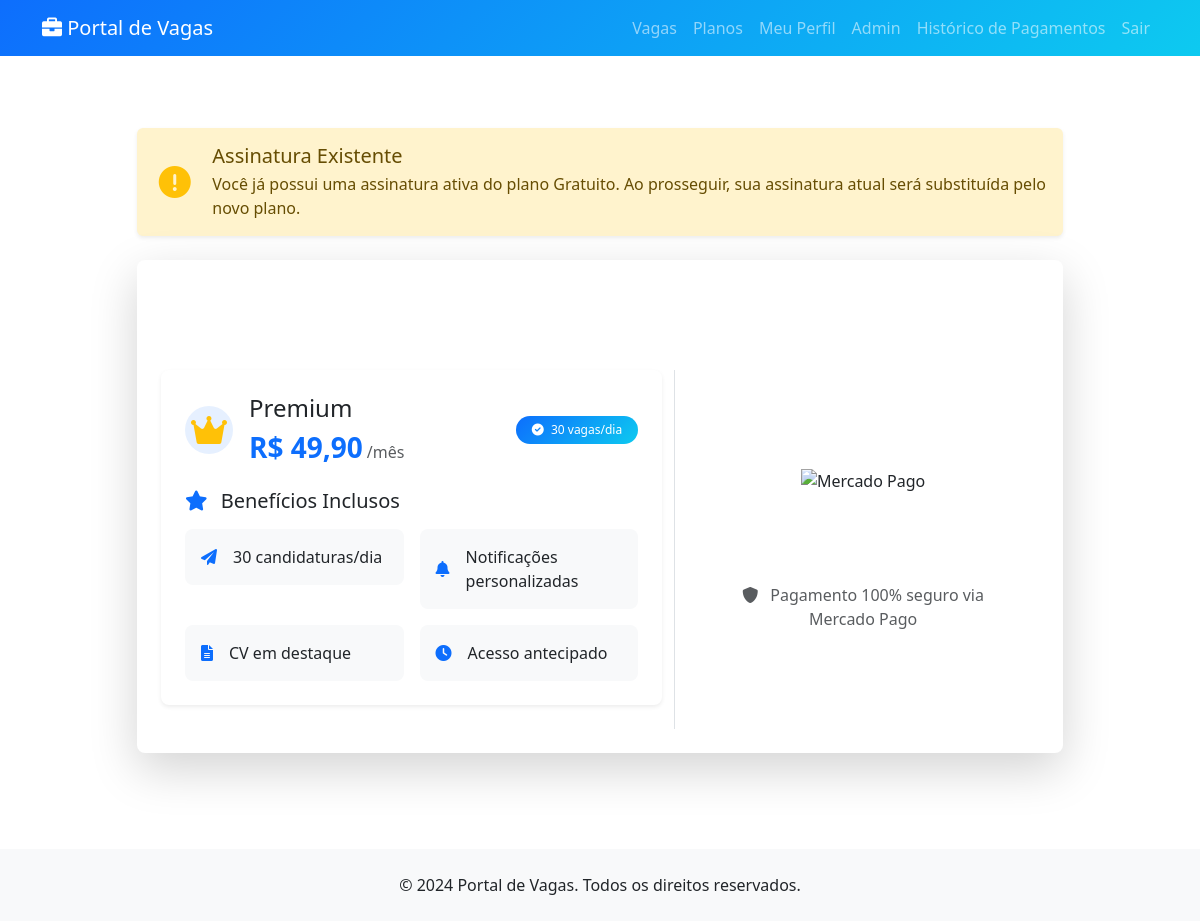
Page /planos/checkout/12/ (signed in) on the committed database.
### jobs/models.py (models this page shows, shortened)
class Assinatura(models.Model):
    user = models.ForeignKey(User, on_delete=models.CASCADE)
    plano = models.ForeignKey('Plano', on_delete=models.CASCADE)
    data_inicio = models.DateTimeField(auto_now_add=True)
    data_fim = models.DateTimeField()
    ativa = models.BooleanField(default=True)
    renovacao_automatica = models.BooleanField(default=True)
    ultima_renovacao = models.DateTimeField(null=True, blank=True)
    proxima_cobranca = models.DateTimeField(null=True, blank=True)

class Plano(models.Model):
    NIVEL_CHOICES = (
        ('free', 'Gratuito'),
        ('basic', 'Básico'),
        ('premium', 'Premium'),
        ('enterprise', 'Empresarial'),
    )
    nome = models.CharField(max_length=100)
    nivel = models.CharField(max_length=20, choices=NIVEL_CHOICES)
    preco = models.DecimalField(max_digits=10, decimal_places=2)
    descricao = models.TextField()
    vagas_por_dia = models.IntegerField(default=3)  # Número de vagas que pode se candidatar por dia
    destaque_cv = models.BooleanField(default=False)  # CV aparece primeiro para as empresas
    acesso_antecipado = models.BooleanField(default=False)  # Acesso a vagas antes dos outros
    contato_direto = models.BooleanField(default=False)  # Contato direto com recrutadores
    notificacoes = models.BooleanField(default=False)  # Notificações de novas vagas
    mentoria = models.BooleanField(default=False)  # Acesso a mentoria de carreira

### jobs/views.py (the view)
# urls.py: path('planos/checkout/<int:plano_id>/', views.checkout, name='checkout'),
@login_required
def checkout(request, plano_id):
    try:
        plano = get_object_or_404(Plano, id=plano_id)
        assinatura_existente = Assinatura.objects.filter(
            user=request.user,
            ativa=True
        ).first()
        if plano.preco == 0:
            if request.method == 'POST':
                pass
            return render(request, 'jobs/checkout.html', {
                'plano': plano,
                'assinatura_existente': assinatura_existente
            })
        else:
            mp_service = MercadoPagoService()
            preference = mp_service.criar_preferencia(plano, request)
            return render(request, 'jobs/checkout.html', {
                'plano': plano,
                'assinatura_existente': assinatura_existente,
                'public_key': settings.MERCADO_PAGO_PUBLIC_KEY,
                'preference_id': preference['id']
            })
    except Exception as e:
        messages.error(request, 'Ocorreu um erro ao processar o checkout. Tente novamente.')
        return redirect('planos')

### jobs/templates/jobs/checkout.html (shortened to what this page needs)
{% extends 'base.html' %}
{% block content %}
<div class="container py-5">
    <div class="row justify-content-center">
        <div class="col-md-10">
            {% if assinatura_existente %}
            <div class="alert alert-warning mb-4 border-0 shadow-sm">
                <div class="d-flex align-items-center">
                    <div class="alert-icon me-3">
                        <i class="fas fa-exclamation-circle fa-2x text-warning"></i>
                    </div>
                    <div>
                        <h5 class="mb-1">Assinatura Existente</h5>
                        <p class="mb-0">Você já possui uma assinatura ativa do plano {{ assinatura_existente.plano.nome }}.
                        Ao prosseguir, sua assinatura atual será substituída pelo novo plano.</p>
                    </div>
                </div>
            </div>
            {% endif %}
            <div class="card shadow-lg border-0 rounded-3 overflow-hidden">
                <div class="card-header bg-gradient text-white p-4 border-0">
                    <h2 class="text-center mb-0 d-flex align-items-center justify-content-center">
                        <i class="fas {% if plano.preco == 0 %}fa-gift{% else %}fa-shopping-cart{% endif %} me-3"></i>
                    </h2>
                </div>
                <div class="card-body p-4">
                    <div class="row">
                        <div class="col-lg-7 {% if plano.preco > 0 %}border-end{% endif %}">
                            <div class="card shadow-sm border-0 rounded-3 mb-4">
                                <div class="card-body p-4">
                                    <div class="d-flex align-items-center mb-4">
                                        <div class="plan-icon me-3">
                                            {% if plano.nome == 'Premium' %}
                                                <i class="fas fa-crown fa-2x text-warning"></i>
                                            {% elif plano.nome == 'Empresarial' %}
                                                <i class="fas fa-building fa-2x text-primary"></i>
                                            {% else %}
                                                <i class="fas fa-star fa-2x text-primary"></i>
                                            {% endif %}
                                        </div>
                                        <div>
                                            <h3 class="h4 mb-2">{{ plano.nome }}</h3>
                                            <div class="pricing">
                                                <span class="h3 fw-bold text-primary mb-0">R$ {{ plano.preco|floatformat:2 }}</span>
                                                <span class="text-muted">/mês</span>
                                            </div>
                                        </div>
                                        <div class="ms-auto">
                                            <span class="badge bg-primary rounded-pill px-3 py-2">
                                                <i class="fas fa-check-circle me-1"></i>
                                                {{ plano.vagas_por_dia }} vagas/dia
                                            </span>
                                        </div>
                                    </div>
                                    <h5 class="mb-3">
                                        <i class="fas fa-star text-primary me-2"></i>
                                        Benefícios Inclusos
                                    </h5>
                                    <div class="row g-3">
                                        <div class="col-md-6">
                                            <div class="d-flex align-items-center p-3 bg-light rounded-3">
                                                <i class="fas fa-paper-plane text-primary me-3"></i>
                                                <span>{{ plano.vagas_por_dia }} candidaturas/dia</span>
                                            </div>
                                        </div>
                                        {% if plano.notificacoes %}
                                        <div class="col-md-6">
                                            <div class="d-flex align-items-center p-3 bg-light rounded-3">
                                                <i class="fas fa-bell text-primary me-3"></i>
                                                <span>Notificações personalizadas</span>
                                            </div>
                                        </div>
                                        {% endif %}
                                        {% if plano.destaque_cv %}
                                        <div class="col-md-6">
                                            <div class="d-flex align-items-center p-3 bg-light rounded-3">
                                                <i class="fas fa-file-alt text-primary me-3"></i>
                                                <span>CV em destaque</span>
                                            </div>
                                        </div>
                                        {% endif %}
                                        {% if plano.acesso_antecipado %}
                                        <div class="col-md-6">
                                            <div class="d-flex align-items-center p-3 bg-light rounded-3">
                                                <i class="fas fa-clock text-primary me-3"></i>
                                                <span>Acesso antecipado</span>
                                            </div>
                                        </div>
                                        {% endif %}
                                    </div>
                                </div>
                            </div>
                        </div>
                        <div class="col-lg-5">
                            <div class="payment-section h-100 d-flex flex-column justify-content-center p-4">
                                <div class="text-center">
                                    {% if plano.preco > 0 %}
                                        <img src="https://www.mercadopago.com/org-img/MP3/home/logomp3.gif"
                                             alt="Mercado Pago"
                                             class="img-fluid mb-4"
                                             style="max-height: 40px;">
                                        <div class="cho-container w-100 mb-3"></div>
                                        <div class="text-muted mt-3">
                                            <i class="fas fa-shield-alt me-2"></i>
                                            Pagamento 100% seguro via Mercado Pago
                                        </div>
                                    {% else %}
                                        <button type="submit" class="btn btn-success btn-lg rounded-pill px-5">
                                            <i class="fas fa-rocket me-2"></i>
                                            Ativar Plano Gratuito
                                        </button>
                                    {% endif %}
                                </div>
                            </div>
                        </div>
                    </div>
                </div>
            </div>
        </div>
    </div>
</div>
{% endblock %}

### static/jobs/css/style.css (style rules this page uses)
.card { transition: transform 0.2s ease-in-out; }
.badge { font-weight: 500; padding: 0.5em 0.8em; }
.text-primary { color: #0d6efd !important; }
.bg-primary { background: linear-gradient(135deg, #0d6efd 0%, #0dcaf0 100%) !important; }

### jobs/templates/jobs/checkout.html (style rules this page uses)
.bg-gradient { background: linear-gradient(45deg, #007bff, #0056b3); }
.alert-icon { width: 48px; height: 48px; display: flex; align-items: center; justify-content: center; }
.plan-icon { width: 48px; height: 48px; display: flex; align-items: center; justify-content: center; background-color: rgba(13, 110, 253, 0.1); border-radius: 50%; }
.pricing { display: flex; align-items: baseline; gap: 4px; }
.badge { font-weight: 500; }
.bg-light { background-color: #f8f9fa !important; }
.cho-container { min-height: 50px; }

### rows in the picture
Assinatura: plano.nome "Gratuito"
Plano: nome "Premium", preco "49,90", vagas_por_dia "30"
